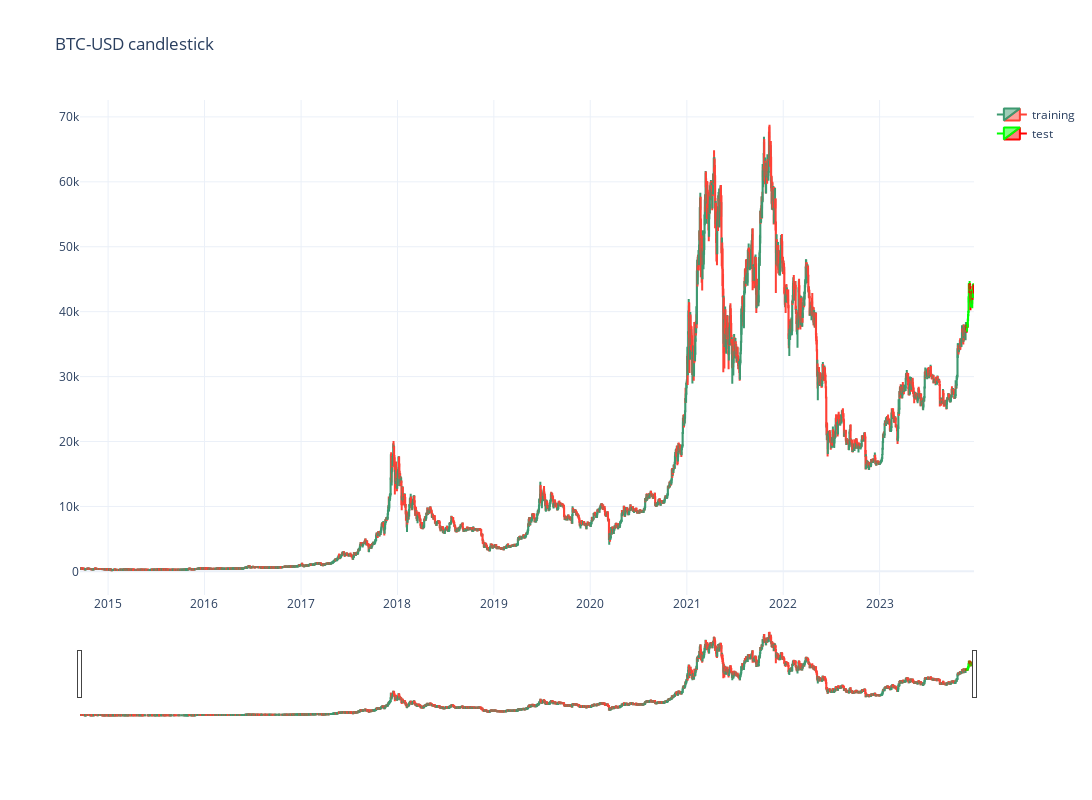

The code cell stored with this chart in its notebook:
### Code cell
# candlestick train and test data
import plotly.graph_objects as go
fig = go.Figure(data=[go.Candlestick(x=train.index,
                                    open=train['Open'],
                                    high=train['High'],
                                    low=train['Low'],
                                    close=train['Close'],
                                    name='training')])
fig.update_layout(title=parite + ' candlestick' ,
                  xaxis_rangeslider_visible=True,

                  )



fig.add_candlestick( x=test.index ,
                    open=test['Open'],
                    high=test['High'],
                    low=test['Low'],
                    close=test['Close'],
                    name='test',
                    increasing_line_color='#00ff00',
                    decreasing_line_color='#ff0000')
fig.update_layout(autosize=True, width=1200, height=800,
                template='plotly_white',)

fig.show()

### Figure 1 — Plotly figure (JSON) as saved in the notebook; plotly's stock layout.template omitted (floating-point values rounded to 4 significant figures; data arrays with more than 128 entries replaced by an {"elided": "..."} marker saying what was removed)
{"data": [{"close": {"elided": "3356 float values"}, "high": {"elided": "3356 float values"}, "low": {"elided": "3356 float values"}, "name": "training", "open": {"elided": "3356 float values"}, "type": "candlestick", "x": {"elided": "3356 str values"}}, {"close": [37800.0, 37480.0, 37250.0, 37830.0, 37860.0, 37710.0, 38690.0, 39480.0, 39980.0, 41980.0, 44080.0, 43750.0, 43290.0, 44170.0, 43730.0, 43780.0, 41240.0, 41450.0, 42890.0, 43020.0, 41930.0, 42240.0, 41360.0, 42620.0, 42270.0, 43650.0, 43870.0, 44000.0, 43740.0, 43020.0], "decreasing": {"line": {"color": "#ff0000"}}, "high": [37890.0, 37820.0, 37560.0, 38370.0, 38370.0, 38140.0, 38950.0, 39680.0, 40140.0, 42370.0, 44410.0, 44270.0, 44040.0, 44710.0, 44360.0, 44030.0, 43810.0, 42050.0, 43430.0, 43390.0, 43090.0, 42660.0, 42360.0, 42720.0, 43350.0, 44280.0, 44240.0, 44370.0, 44020.0, 43950.0], "increasing": {"line": {"color": "#00ff00"}}, "low": [37620.0, 37160.0, 36750.0, 36890.0, 37610.0, 37530.0, 37630.0, 38650.0, 39300.0, 39980.0, 41420.0, 43480.0, 42880.0, 43130.0, 43630.0, 43590.0, 40230.0, 40670.0, 40680.0, 41770.0, 41690.0, 41720.0, 41270.0, 40530.0, 41830.0, 42220.0, 43330.0, 43440.0, 43350.0, 42790.0], "name": "test", "open": [37720.0, 37800.0, 37450.0, 37250.0, 37830.0, 37860.0, 37720.0, 38690.0, 39470.0, 39980.0, 41990.0, 44080.0, 43770.0, 43290.0, 44180.0, 43730.0, 43790.0, 41240.0, 41470.0, 42880.0, 43030.0, 41940.0, 42240.0, 41350.0, 42640.0, 42260.0, 43650.0, 43870.0, 44010.0, 43730.0], "type": "candlestick", "x": ["2023-11-25T00:00:00", "2023-11-26T00:00:00", "2023-11-27T00:00:00", "2023-11-28T00:00:00", "2023-11-29T00:00:00", "2023-11-30T00:00:00", "2023-12-01T00:00:00", "2023-12-02T00:00:00", "2023-12-03T00:00:00", "2023-12-04T00:00:00", "2023-12-05T00:00:00", "2023-12-06T00:00:00", "2023-12-07T00:00:00", "2023-12-08T00:00:00", "2023-12-09T00:00:00", "2023-12-10T00:00:00", "2023-12-11T00:00:00", "2023-12-12T00:00:00", "2023-12-13T00:00:00", "2023-12-14T00:00:00", "2023-12-15T00:00:00", "2023-12-16T00:00:00", "2023-12-17T00:00:00", "2023-12-18T00:00:00", "2023-12-19T00:00:00", "2023-12-20T00:00:00", "2023-12-21T00:00:00", "2023-12-22T00:00:00", "2023-12-23T00:00:00", "2023-12-24T00:00:00"]}], "layout": {"autosize": true, "height": 800, "title": {"text": "BTC-USD candlestick"}, "width": 1200, "xaxis": {"rangeslider": {"visible": true}}}}
